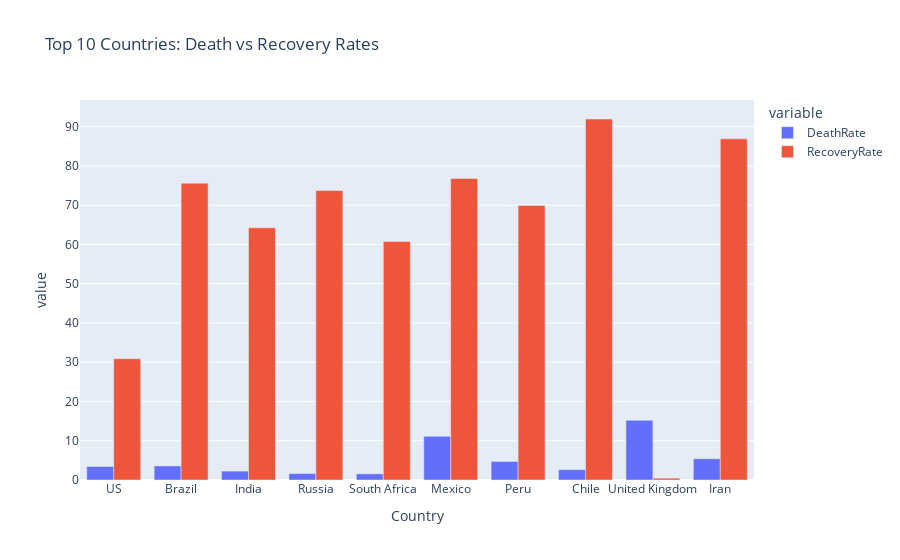

Notebook cell for this chart:
### Code cell
# Death & Recovery Rates for Top Countries

top = country_rates.head(10).reset_index()

fig = px.bar(top, x='Country', y=['DeathRate', 'RecoveryRate'],
             barmode='group', title='Top 10 Countries: Death vs Recovery Rates')
fig.show()

### Figure 1 — Plotly figure (JSON) as saved in the notebook; plotly's stock layout.template omitted (floating-point values rounded to 4 significant figures)
{"data": [{"alignmentgroup": "True", "hovertemplate": "variable=DeathRate<br>Country=%{x}<br>value=%{y}<extra></extra>", "legendgroup": "DeathRate", "marker": {"color": "#636efa", "pattern": {"shape": ""}}, "name": "DeathRate", "offsetgroup": "DeathRate", "orientation": "v", "showlegend": true, "textposition": "auto", "type": "bar", "x": ["US", "Brazil", "India", "Russia", "South Africa", "Mexico", "Peru", "Chile", "United Kingdom", "Iran"], "xaxis": "x", "y": [3.45, 3.587, 2.257, 1.633, 1.562, 11.13, 4.726, 2.641, 15.19, 5.42], "yaxis": "y"}, {"alignmentgroup": "True", "hovertemplate": "variable=RecoveryRate<br>Country=%{x}<br>value=%{y}<extra></extra>", "legendgroup": "RecoveryRate", "marker": {"color": "#EF553B", "pattern": {"shape": ""}}, "name": "RecoveryRate", "offsetgroup": "RecoveryRate", "orientation": "v", "showlegend": true, "textposition": "auto", "type": "bar", "x": ["US", "Brazil", "India", "Russia", "South Africa", "Mexico", "Peru", "Chile", "United Kingdom", "Iran"], "xaxis": "x", "y": [30.9, 75.61, 64.26, 73.74, 60.75, 76.82, 69.93, 91.96, 0.4763, 86.9], "yaxis": "y"}], "layout": {"barmode": "group", "legend": {"title": {"text": "variable"}, "tracegroupgap": 0}, "title": {"text": "Top 10 Countries: Death vs Recovery Rates"}, "xaxis": {"anchor": "y", "domain": [0, 1], "title": {"text": "Country"}}, "yaxis": {"anchor": "x", "domain": [0, 1], "title": {"text": "value"}}}}
